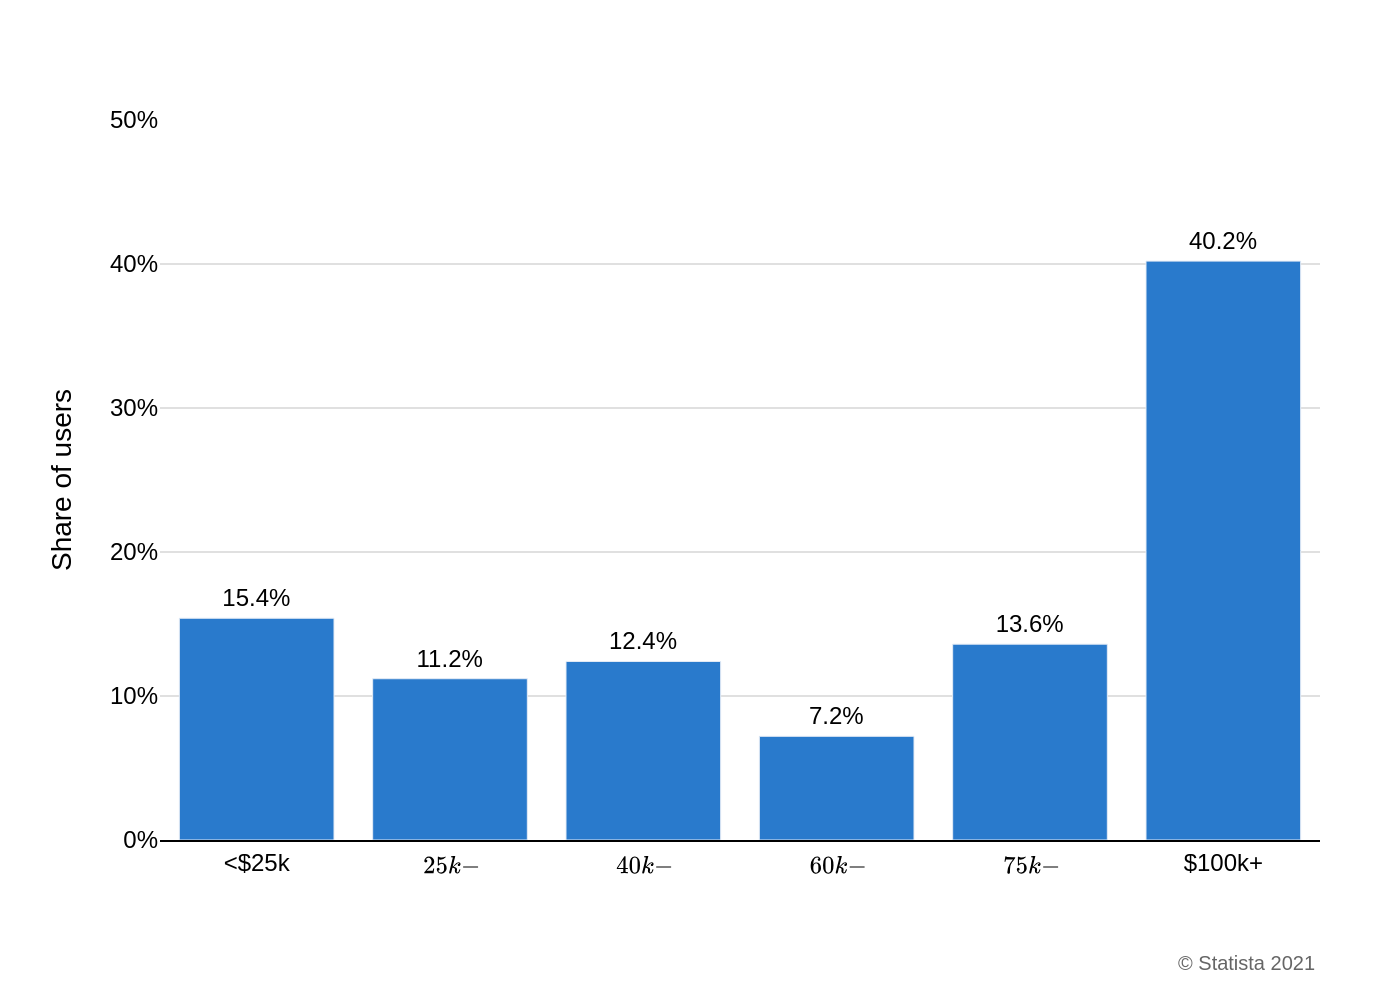

This chart was generated by the following Python code:
import sys
import json
import pathlib
import plotly.graph_objects as go

if len(sys.argv) != 2:
    print("Usage: python create_chart.py <json_file_path>")
    sys.exit(1)

json_path = sys.argv[1]
try:
    with open(json_path, 'r', encoding='utf-8') as f:
        chart_json = json.load(f)
except FileNotFoundError:
    print(f"Error: JSON file not found at '{json_path}'")
    sys.exit(1)
except json.JSONDecodeError:
    print(f"Error: Could not decode JSON from '{json_path}'")
    sys.exit(1)

# Extract data and texts from JSON
chart_data = chart_json.get('chart_data', [])
texts = chart_json.get('texts', {})
colors = chart_json.get('colors', [])

categories = [item['category'] for item in chart_data]
values = [item['value'] for item in chart_data]

# Create the figure
fig = go.Figure()

# Add the bar trace
fig.add_trace(go.Bar(
    x=categories,
    y=values,
    marker_color=colors[0] if colors else '#297ACC',
    text=values,
    texttemplate='%{y:.1f}%',
    textposition='outside',
    cliponaxis=False,
    textfont=dict(
        family="Arial",
        size=12,
        color='black'
    )
))

# Construct title and source strings
title_text = texts.get('title')
if title_text and texts.get('subtitle'):
    title_text = f"<b>{title_text}</b><br><sub>{texts.get('subtitle')}</sub>"
elif title_text:
    title_text = f"<b>{title_text}</b>"

source_text = texts.get('source', '')
if texts.get('note'):
    source_text += f"<br>{texts.get('note')}"

# Update layout
fig.update_layout(
    title_text=title_text,
    title_x=0.05,
    title_font_family="Arial",
    yaxis_title=texts.get('y_axis_title'),
    xaxis_title=texts.get('x_axis_title'),
    font=dict(
        family="Arial",
        size=12,
        color="black"
    ),
    plot_bgcolor='white',
    paper_bgcolor='white',
    showlegend=False,
    margin=dict(l=80, r=40, t=60, b=80),
    xaxis=dict(
        showgrid=False,
        showline=True,
        linecolor='black'
    ),
    yaxis=dict(
        range=[0, 50],
        dtick=10,
        ticksuffix='%',
        showgrid=True,
        gridcolor='#e0e0e0',
        zeroline=False
    )
)

# Add source annotation
if source_text:
    fig.add_annotation(
        text=source_text,
        align='right',
        showarrow=False,
        xref='paper',
        yref='paper',
        x=1,
        y=-0.15,
        xanchor='right',
        yanchor='top',
        font=dict(
            family="Arial",
            size=10,
            color='#666666'
        )
    )

# Generate output filename from JSON path
output_filename = f"{pathlib.Path(json_path).stem}.png"

# Save the figure as a high-resolution PNG file
fig.write_image(output_filename, scale=2)

print(f"Chart saved as '{output_filename}'")
